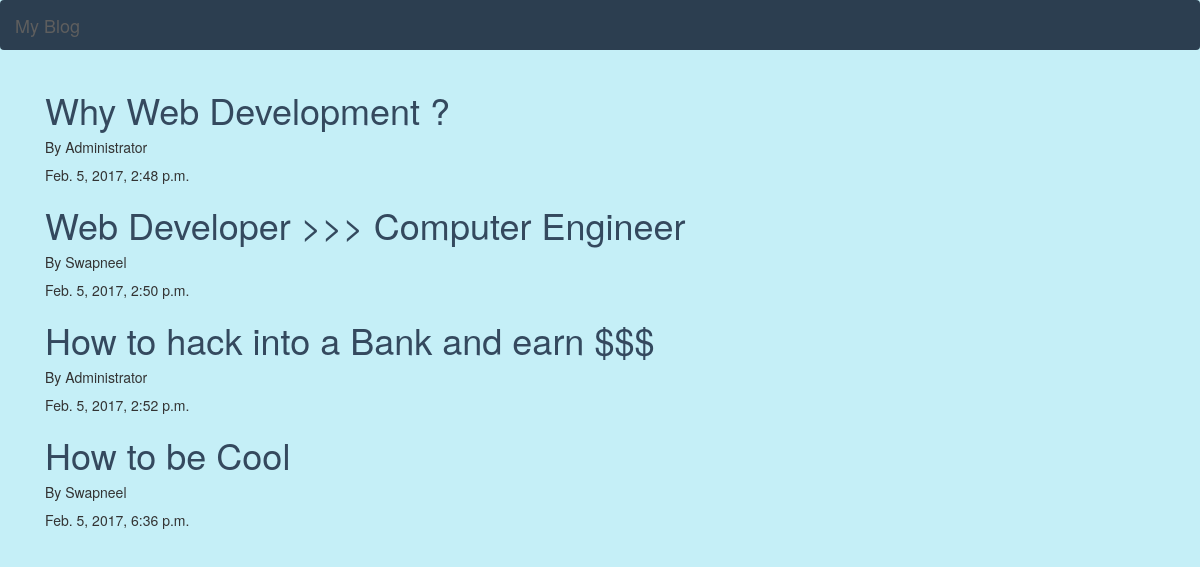
/posts/, run on the app's committed database.
### blog/models.py (models this page shows, shortened)
class Post(models.Model):
    author = models.ForeignKey(User)
    title = models.CharField(max_length=80)
    text = models.TextField()
    created_date = models.DateTimeField(auto_now_add=True)

### blog/views.py (the view)
# urls.py: url(r'^posts/$', views.posts),
def posts(request):
    posts = Post.objects.order_by('created_date')
    return render(request, 'post_list.html', {'posts':posts,})

### blog/templates/post_list.html
{% extends "base.html" %}
{% block content %}
    {% for post in posts %}
        <div class="post">
            <h1><a href="/post_detail/{{post.id}}">{{ post.title }} </a></h1>
            <h5>By {{post.author.first_name}}</h5>
                <p>{{ post.created_date }}</p>
        </div>
    {% endfor %}
{% endblock content %}

### blog/templates/base.html (shortened to what this page needs)
{% load staticfiles %}
<html>
    <head>
        <link rel="stylesheet" type="text/css" href="{% static "bootstrap/css/bootstrap.min.css" %}">
        <link rel="stylesheet" href="{% static "css/blog.css" %}">
    </head>
    <body class="baseclass">
        <nav class="navbar navbar-default">
          <div class="container-fluid">
            <div class="navbar-header">
              <a class="navbar-brand" href="/posts">My Blog</a>
            </div>
            <div class="collapse navbar-collapse" id="bs-example-navbar-collapse-1">
            </div>
          </div>
        </nav>
        <div class="container">
        <div class="content container">
            <div class="row">
                <div class="col-md-8">
                    {% block content %}
                    {% endblock %}
                </div>
            </div>
        </div>
    </div>
    </body>
</html>

### blog/static/css/blog.css (style rules this page uses)
.baseclass { background-color: #C5EFF7; }
a { color: #34495E }
.navbar { background-color: #2C3E50; border-width: 0px; }

### data on the page
Post: title "Why Web Development ?", author.first_name "Administrator", created_date "Feb. 5, 2017, 2:48 p.m."
Post: title "Web Developer >>> Computer Engineer", author.first_name "Swapneel", created_date "Feb. 5, 2017, 2:50 p.m."
Post: title "How to hack into a Bank and earn $$$", author.first_name "Administrator", created_date "Feb. 5, 2017, 2:52 p.m."
Post: title "How to be Cool", author.first_name "Swapneel", created_date "Feb. 5, 2017, 6:36 p.m."
